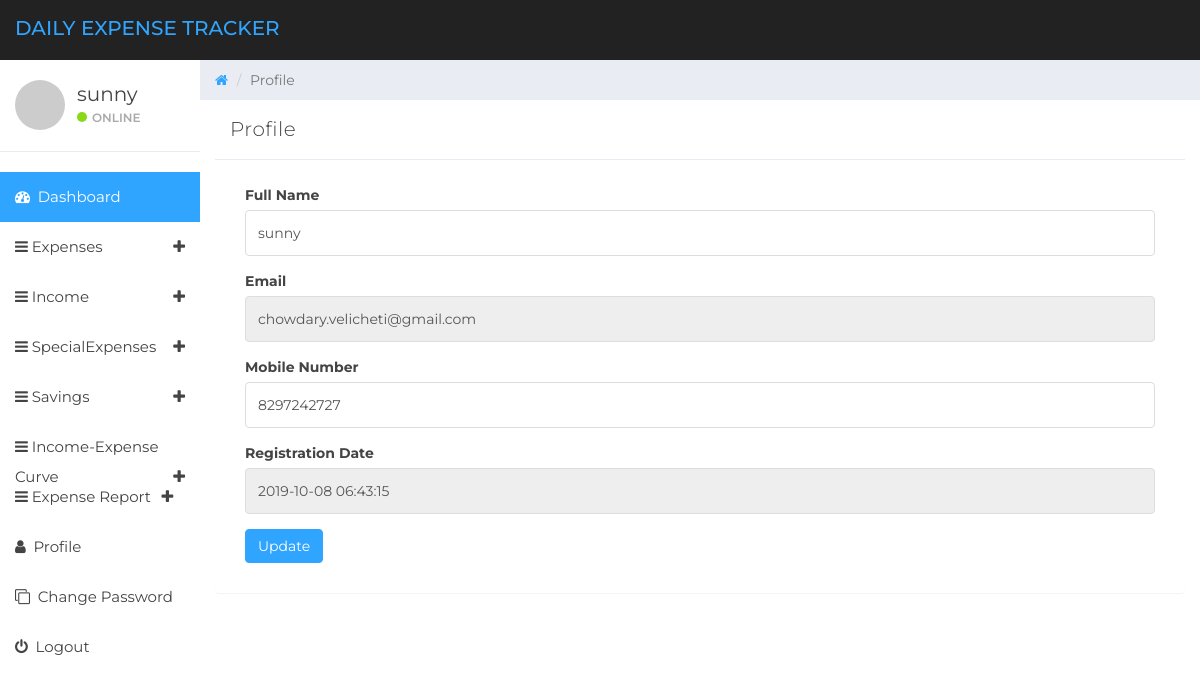
The page /user-profile.php (signed in) on the database its author committed.
### tables this page shows
CREATE TABLE `tbluser` (
  `ID` int(10) NOT NULL,
  `FullName` varchar(150) DEFAULT NULL,
  `Email` varchar(200) DEFAULT NULL,
  `MobileNumber` bigint(10) DEFAULT NULL,
  `Password` varchar(200) DEFAULT NULL,
  `RegDate` timestamp NOT NULL DEFAULT current_timestamp()
);

### user-profile.php (the view, shortened to what this page needs)
<?php
if (strlen($_SESSION['detsuid']==0)) {
  header('location:logout.php');
  } else{
  ?>
<!DOCTYPE html>
<html>
<head>
	<link href="css/bootstrap.min.css" rel="stylesheet">
	<link href="css/font-awesome.min.css" rel="stylesheet">
	<link href="css/datepicker3.css" rel="stylesheet">
	<link href="css/styles.css" rel="stylesheet">
</head>
<body>
	<?php include_once('includes/header.php');?>
	<?php include_once('includes/sidebar.php');?>
	<div class="col-sm-9 col-sm-offset-3 col-lg-10 col-lg-offset-2 main">
		<div class="row">
			<ol class="breadcrumb">
				<li><a href="#">
					<em class="fa fa-home"></em>
				</a></li>
				<li class="active">Profile</li>
			</ol>
		</div>
		<div class="row">
			<div class="col-lg-12">
				<div class="panel panel-default">
					<div class="panel-heading">Profile</div>
					<div class="panel-body">
						<div class="col-md-12">
							 <?php
$userid=$_SESSION['detsuid'];
$ret=mysqli_query($con,"select * from tbluser where ID='$userid'");
while ($row=mysqli_fetch_array($ret)) {
?>
							<form role="form" method="post" action="">
								<div class="form-group">
									<label>Full Name</label>
									<input class="form-control" type="text" value="<?php  echo $row['FullName'];?>" name="fullname" required="true">
								</div>
								<div class="form-group">
									<label>Email</label>
<input type="email" class="form-control" name="email" value="<?php  echo $row['Email'];?>" required="true" readonly="true">
								</div>
								<div class="form-group">
									<label>Mobile Number</label>
									<input class="form-control" type="text" value="<?php  echo $row['MobileNumber'];?>" required="true" name="contactnumber" maxlength="10">
								</div>
								<div class="form-group">
									<label>Registration Date</label>
									<input class="form-control" name="regdate" type="text" value="<?php  echo $row['RegDate'];?>" readonly="true">
								</div>
								<div class="form-group has-success">
									<button type="submit" class="btn btn-primary" name="submit">Update</button>
								</div>
								</div>
								<?php } ?>
						</div>
					</div>
				</div>
			</div>
		</div>
</body>
</html>
<?php }  ?>

### includes/sidebar.php (shortened to what this page needs)
<?php
include('includes/dbconnection.php');
?>
<div id="sidebar-collapse" class="col-sm-3 col-lg-2 sidebar">
        <div class="profile-sidebar">
            <div class="profile-userpic">
                <img src="http://placehold.it/50/30a5ff/fff" class="img-responsive" alt="">
            </div>
            <div class="profile-usertitle">
                <?php
$uid=$_SESSION['detsuid'];
$ret=mysqli_query($con,"select FullName from tbluser where ID='$uid'");
$row=mysqli_fetch_array($ret);
$name=$row['FullName'];
?>
                <div class="profile-usertitle-name"><?php echo $name; ?></div>
                <div class="profile-usertitle-status"><span class="indicator label-success"></span>Online</div>
            </div>
        </div>
        <ul class="nav menu">
            <li class="active"><a href="dashboard.php"><em class="fa fa-dashboard">&nbsp;</em> Dashboard</a></li>
            <li class="parent "><a data-toggle="collapse" href="#sub-item-1">
                <em class="fa fa-navicon">&nbsp;</em>Expenses <span data-toggle="collapse" href="#sub-item-1" class="icon pull-right"><em class="fa fa-plus"></em></span>
                </a>
            </li>
            <li class="parent "><a data-toggle="collapse" href="#sub-item-3">
                <em class="fa fa-navicon">&nbsp;</em>Income<span data-toggle="collapse" href="#sub-item-3" class="icon pull-right"><em class="fa fa-plus"></em></span>
                </a>
            </li>
            <li class="parent "><a data-toggle="collapse" href="#sub-item-4">
                <em class="fa fa-navicon">&nbsp;</em>SpecialExpenses <span data-toggle="collapse" href="#sub-item-4" class="icon pull-right"><em class="fa fa-plus"></em></span>
                </a>
            </li>
            <li class="parent "><a data-toggle="collapse" href="#sub-item-5">
                <em class="fa fa-navicon">&nbsp;</em>Savings<span data-toggle="collapse" href="#sub-item-5" class="icon pull-right"><em class="fa fa-plus"></em></span>
                </a>
            </li>
            <li class="parent "><a data-toggle="collapse" href="#sub-item-6">
                <em class="fa fa-navicon">&nbsp;</em>Income-Expense Curve<span data-toggle="collapse" href="#sub-item-6" class="icon pull-right"><em class="fa fa-plus"></em></span>
                </a>
            </li>
  <li class="parent "><a data-toggle="collapse" href="#sub-item-2">
                <em class="fa fa-navicon">&nbsp;</em>Expense Report <span data-toggle="collapse" href="#sub-item-1" class="icon pull-right"><em class="fa fa-plus"></em></span>
                </a>
            </li>
            <li><a href="user-profile.php"><em class="fa fa-user">&nbsp;</em> Profile</a></li>
             <li><a href="change-password.php"><em class="fa fa-clone">&nbsp;</em> Change Password</a></li>
<li><a href="logout.php"><em class="fa fa-power-off">&nbsp;</em> Logout</a></li>
        </ul>
    </div>

### css/styles.css (style rules this page uses)
body { background-īmage: url("3.png"); padding-top: 60px; font-size: 14px; color: #444444; font-family: "Montserrat", "Helvetica Neue", Helvetica, Arial, sans-serif; }
a, a:hover, a:focus { color: #30a5ff; }
input.form-control { border: 1px solid #ddd; box-shadow: none; height: 46px; }
.btn-primary, .btn-primary:hover, .btn-primary:focus, .btn-primary:active, .btn-primary.active, .open > .dropdown-toggle.btn-primary, .btn-primary.disabled, .btn-primary[disabled], fieldset[disabled] .btn-primary, .btn-primary.disabled:hover, .btn-primary[disabled]:hover, fieldset[disabled] .btn-primary:hover, .btn-primary.disabled:focus, .btn-primary[disabled]:focus, fieldset[disabled] .btn-primary:focus, .btn-primary.disabled:active, .btn-primary[disabled]:active, fieldset[disabled] .btn-primary:active, .btn-primary.disabled.active, .btn-primary[disabled].active, fieldset[disabled] .btn-primary.active { background-color: #30a5ff; border-color: #30a5ff; }
.label-success { background-color: #8ad919; }
.panel { border: 0; }
.panel-heading { font-size: 20px; font-weight: 300; letter-spacing: 0.025em; height: 60px; line-height: 38px; }
.panel-default .panel-heading { background: #fff; border-bottom: 1px solid #e9ecf2; color: #444444; }
.sidebar { display: block; padding: 0; display: none; box-shadow: none; background: #fff; }
.sidebar ul { margin: 20px 0px; }
@media (min-width: 768px) { .sidebar { display: block; position: fixed; top: 60px; bottom: 0; left: 0; z-index: 1000; display: block; margin: 0; padding: 0; overflow-x: hidden; overflow-y: auto; } }
.sidebar ul.nav .active a, .sidebar ul.nav li.parent a.active, .sidebar ul.nav .active > a:hover, .sidebar ul.nav li.parent a.active:hover, .sidebar ul.nav .active > a:focus, .sidebar ul.nav li.parent a.active:focus { color: #fff; background-color: #30a5ff; }
.sidebar ul.nav li a { height: 50px; font-size: 15px; line-height: 2em; color: #444444; }
.profile-sidebar { padding: 10px 0; border-bottom: 1px solid #e9ecf2; }
.indicator { width: 10px; height: 10px; display: inline-block; border-radius: 9999px; margin-right: 5px; }
.profile-userpic img { float: left; margin: 10px 0px 0px 15px; width: 50px; height: 50px; border-radius: 9999px !important; }
.profile-usertitle { float: left; text-align: left; margin: 10px 0 0 12px; }
.profile-usertitle-name { font-size: 20px; margin-bottom: 0px; }
.profile-usertitle-status { text-transform: uppercase; color: #AAA; font-size: 12px; font-weight: 600; margin-bottom: 15px; }
.breadcrumb { border-radius: 0; padding: 10px 15px 10px 15px; background: #e9ecf2; margin: 0; }

### rows shown on the page
tbluser: FullName "sunny", fullname "sunny", email "chowdary.velicheti@gmail.com", contactnumber "8297242727", regdate "2019-10-08 06:43:15"
